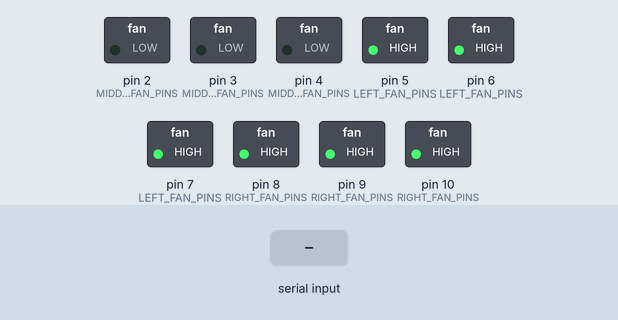
Bench run of a sketch on a simulated Arduino Uno, built with avr-gcc and run on an emulated ATmega328P. Shown: switched loads named in the sketch (green lamp = pin HIGH). The inputs (shaded band) are chosen by the test bench.

Above: at 1.2 s.
1.3 s: "1" received over Serial
At 2.5 s:
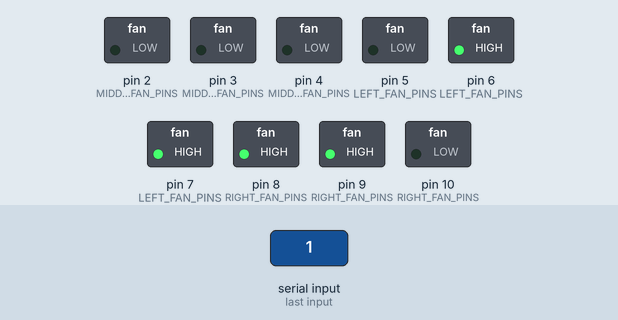
2.8 s: "0" received over Serial
At 3.3 s:
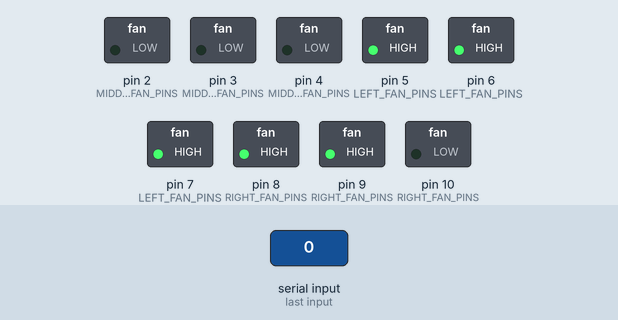
4.3 s: "2" received over Serial
At 5.7 s:
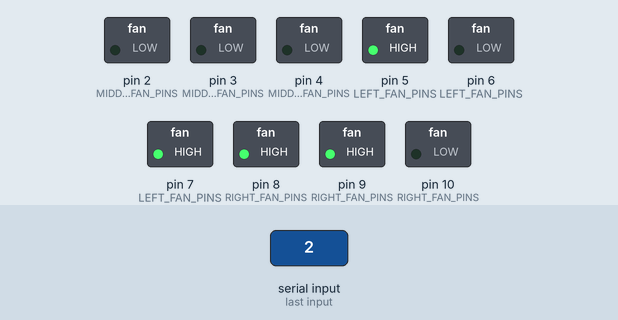
Timing chart, 0 to 7.3 s (numbered marks = the images above; inputs shaded):
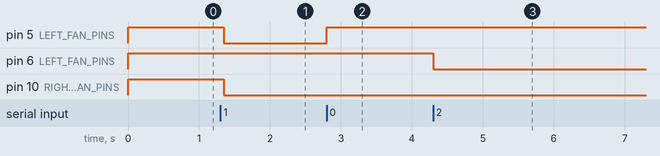

Measured:
- after the input at 1.3 s, pin 5 (LEFT_FAN_PINS), pin 10 (RIGHT_FAN_PINS): HIGH → LOW after 0.05 s
- after the input at 2.8 s, pin 5 (LEFT_FAN_PINS): LOW → HIGH at once
- after the input at 4.3 s, pin 6 (LEFT_FAN_PINS): HIGH → LOW at once

The sketch:

bird_fans.ino
```cpp
int LEFT_FAN_PINS[3] = {
  5, 6 ,7};
int MIDDLE_FAN_PINS[3] = {
  2, 3 ,4};
int RIGHT_FAN_PINS[3] = {
  8, 9 ,10};


void setup()
{
  Serial.begin(9600);

  // set pin to outputs
  for (int i=2; i<=10; i++)
  {
    pinMode(i, OUTPUT);
  }

  // reset all fans
  setSpeeds(0, 0, 0);
}

void loop()
{
  delay(50);
}

void serialEvent()
{
  byte speeds = 0;
  while (Serial.available()) {
    speeds = Serial.read();
  }

  if (speeds == 0xc0)
  {
    delay(5);
    Serial.write(121);
    return;
  }

  setSpeeds(speeds&0x3, (speeds>>2)&0x3, (speeds>>4)&0x3);
}

void setSpeeds(int left, int middle, int right)
{
  setFanMode(LEFT_FAN_PINS, left, 0);
  setFanMode(MIDDLE_FAN_PINS, middle, 1);
  setFanMode(RIGHT_FAN_PINS, right, 0);
//  Serial.write(right+'a');
}

void setFanMode(int *fan_pins, int speed, int high)
{
  int low = (high==1)?0:1;
  switch (speed)
  {
  default:
  case 0:
    digitalWrite(fan_pins[0], low);
    digitalWrite(fan_pins[1], low);
    digitalWrite(fan_pins[2], low);
    break;
  case 1:
    digitalWrite(fan_pins[0], high);
    digitalWrite(fan_pins[1], low);
    digitalWrite(fan_pins[2], low);
    break;
  case 2:
    digitalWrite(fan_pins[0], low);
    digitalWrite(fan_pins[1], high);
    digitalWrite(fan_pins[2], low);
    break;
  case 3:
    digitalWrite(fan_pins[0], low);
    digitalWrite(fan_pins[1], low);
    digitalWrite(fan_pins[2], high);
    break;
  }
}
```
